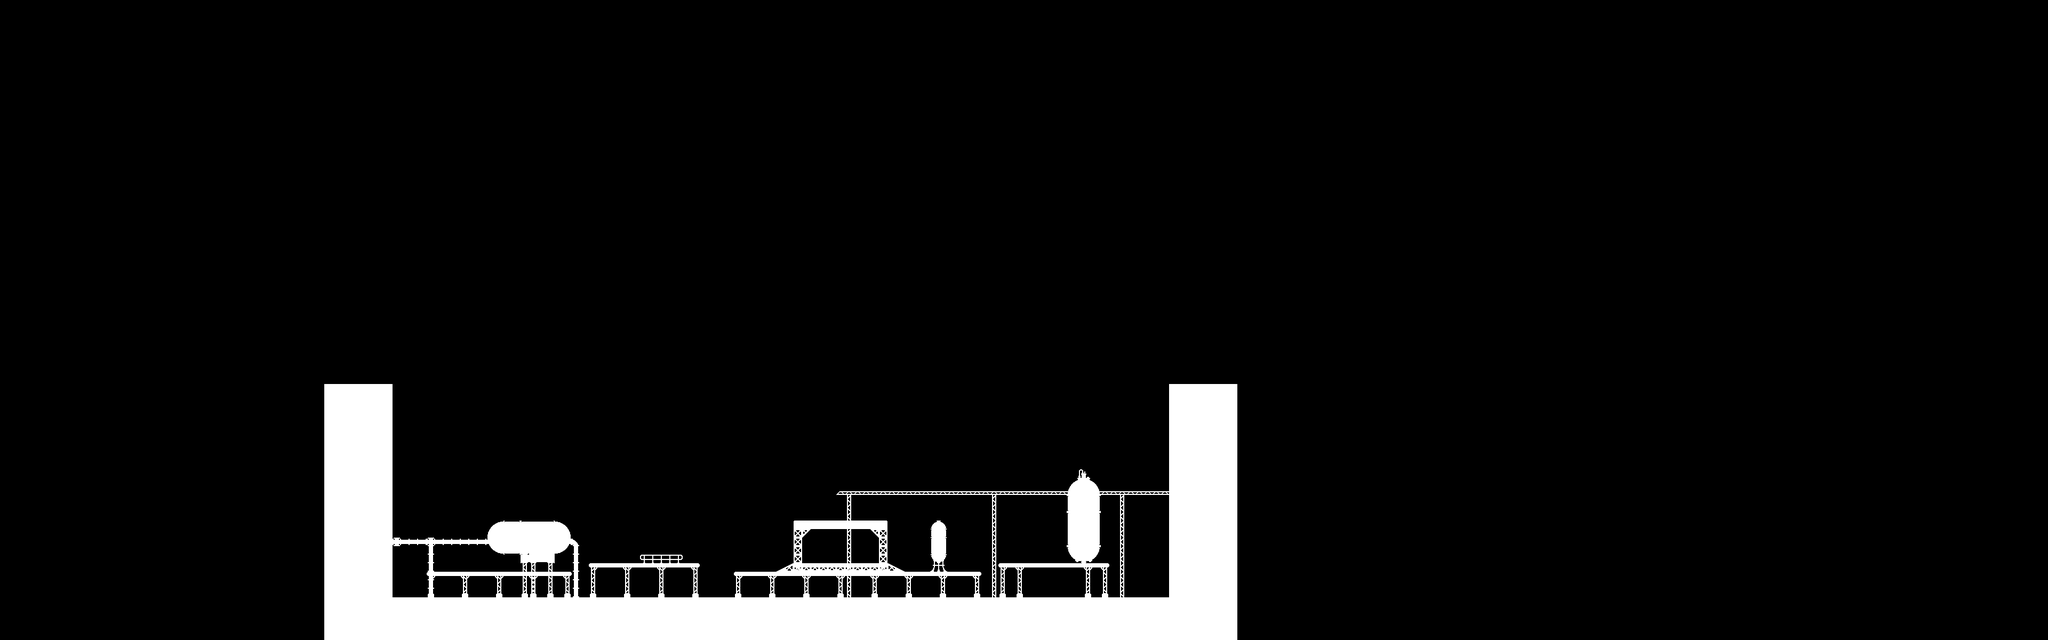

Rendered tile map (Tiled .tmx) drawn with the repository's tilesets; below, a short description and the map source with its tile grids summarised:
An orthogonal 240x75 tile map with 16x16 px tiles, 4 tile layers (back_background, background, midground, foreground), 1 hidden layer not drawn, 2 tilesets.

<map version="1.4" tiledversion="1.4.3" orientation="orthogonal" renderorder="right-down" width="240" height="75" tilewidth="16" tileheight="16" infinite="0" nextlayerid="12" nextobjectid="1">
 <editorsettings>
  <export target="level1.json" format="json1" />
 </editorsettings>
 <tileset firstgid="1" source="../../Art/industrial_tilesheet.tsx" />
 <tileset firstgid="1161" source="../../Art/industry_tileset_white.tsx" />
 <layer id="10" name="back_background" width="240" height="75" tintcolor="#787878">
  <data>[18000 cells, 102 non-empty, 11 distinct tile ids]</data>
 </layer>
 <layer id="9" name="background" width="240" height="75" tintcolor="#767676">
  <data>[18000 cells, 129 non-empty, 114 distinct tile ids]</data>
 </layer>
 <layer id="8" name="midground" width="240" height="75" tintcolor="#3d3d3d">
  <data>[18000 cells, 122 non-empty, 21 distinct tile ids]</data>
 </layer>
 <layer id="7" name="foreground" width="240" height="75" tintcolor="#000000">
  <data>[18000 cells, 1133 non-empty, 18 distinct tile ids]</data>
 </layer>
 <layer id="11" name="collision" width="240" height="75" visible="0" tintcolor="#64ff0004">
  <data>[18000 cells, 1029 non-empty, 4 distinct tile ids]</data>
 </layer>
</map>
